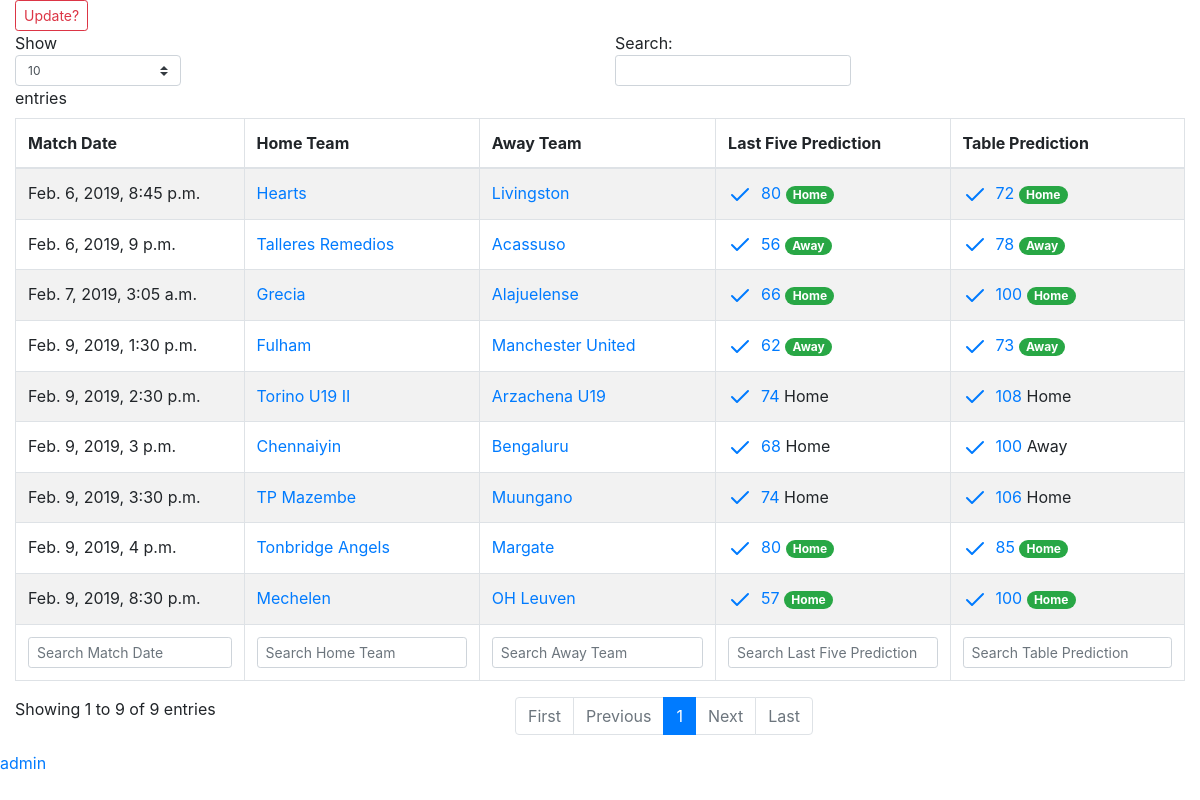
Page /home/ on the earlier database version.
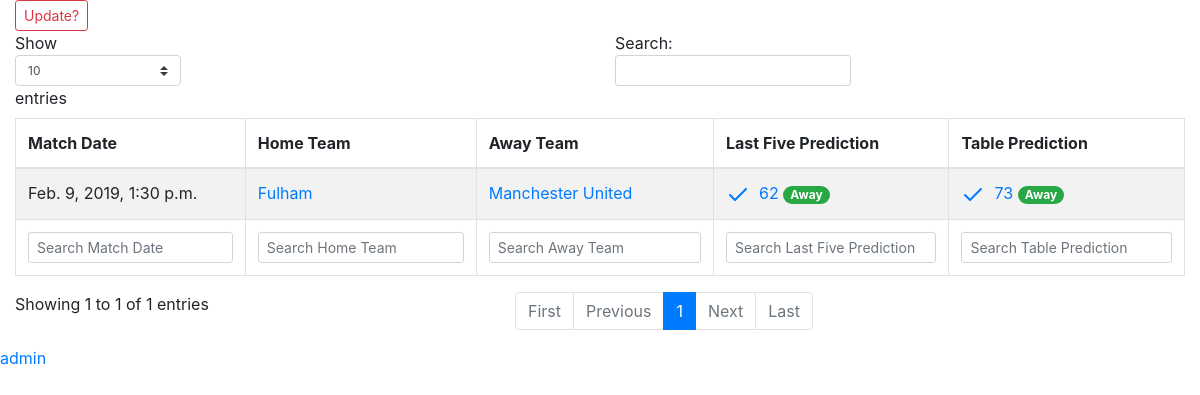
Same page on the later database version.
### home/models.py (models this page shows, shortened)
class Home(models.Model):
    match_date = models.DateTimeField(unique=True)
    home_team = models.CharField(max_length=120)
    away_team = models.CharField(max_length=120)
    soccerway_url = models.CharField(max_length=255,null=True,blank=True)
    betin_url = models.CharField(max_length=255,null=True,blank=True)
    table_score = models.IntegerField(default=0)
    p_table_score = models.CharField(max_length=50)
    last_five_score = models.IntegerField(default=0)
    p_last_five_score = models.CharField(max_length=50)
    timestamp = models.DateTimeField(auto_now_add=True)
    active = models.BooleanField(default=True)
    objects = HomeManager()
    class Meta:
        verbose_name_plural = "Home"

### home/views.py (the view)
# urls.py: path('', HomeListView.as_view(), name='index')
class HomeListView(ListView):
    template_name = 'home/index.html'
    def get_queryset(self,*args,**kwargs):
        return Home.objects.all()

### home/models.py (called while the page is built)
    def active(self):
        return self.filter(active=True)

    def get_queryset(self):
        return HomeQuerySet(self.model, using=self._db)

    def all(self):
        return self.get_queryset().active()

### home/templates/home/index.html (shortened to what this page needs)
{% extends 'base.html' %}
{% load static %}
{% block body %}
<form class="form" id="product-form-ajax" method="GET" action="{% url 'home_page:update' %}">
    {% csrf_token %}
    <button class="btn btn-sm btn-outline-danger" type="submit"> Update? </button>
</form>
<table id="example" class="table table-striped table-bordered" style="width:100%">
    <thead>
        <tr>
            <th>Match Date</th>
            <th>Home Team</th>
            <th>Away Team</th>
            <th>Last Five Prediction </th>
            <th>Table Prediction</th>
        </tr>
    </thead>
    <tbody>
        {% for obj in object_list %}
        <tr>
            <td>{{ obj.match_date }}</td>
            <td><a href='{% if obj.soccerway_url %}{{ obj.soccerway_url }}{% else %}#{% endif %}' target="_blank"> {{ obj.home_team }} </a></td>
            <td><a href='{% if obj.soccerway_url %}{{ obj.soccerway_url }}{% else %}#{% endif %}' target="_blank"> {{ obj.away_team }} </a></td>
            <td><a href='{% if obj.betin_url %}{{ obj.betin_url }}{% else %}#{% endif %}' target="_blank"> <i data-feather="check"></i>&nbsp; {{ obj.last_five_score }} </a><span class="{% if obj.betin_url %}badge badge-pill badge-success{% endif %}"> {{ obj.p_last_five_score }} </span></td>
            <td><a href='{% if obj.betin_url %}{{ obj.betin_url }}{% else %}#{% endif %}' target="_blank"> <i data-feather="check"></i>&nbsp; {{ obj.table_score }} </a><span class="{% if obj.betin_url %}badge badge-pill badge-success{% endif %}"> {{ obj.p_table_score }} </span></td>
        </tr>
        {% endfor %}
    </tbody>
    <tfoot>
        <tr>
            <th>Match Date</th>
            <th>Home Team</th>
            <th>Away Team</th>
            <th>Last Five Prediction </th>
            <th>Table Prediction</th>
        </tr>
    </tfoot>
</table>
{% endblock body %}

### templates/base.html (shortened to what this page needs)
{% load static %}
<!doctype html>
<html lang="en">
<head>
    {% include 'base/css.html' %}
</head>
<body>
    <div class="container-fluid">
        {% block body %}{% endblock body %}
    </div>
    <a href="/admin">admin</a>
</body>
</html>

### templates/base/css.html
{% load static %}
<link rel="stylesheet" href="https://stackpath.bootstrapcdn.com/font-awesome/4.7.0/css/font-awesome.min.css">
<link rel="stylesheet" href="https://stackpath.bootstrapcdn.com/bootstrap/4.1.3/css/bootstrap.min.css">
<link rel="stylesheet" href="https://maxcdn.bootstrapcdn.com/font-awesome/4.5.0/css/font-awesome.min.css">
<link rel="stylesheet" href="{% static 'css/style.css' %}">

### templates/base/js.html (shortened to what this page needs)
{% load static %}

Differences in the rows shown:
removed Home: match_date "Feb. 6, 2019, 8:45 p.m.", home_team "Hearts", away_team "Livingston", last_five_score "80", p_last_five_score "Home", table_score "72", p_table_score "Home"
removed Home: match_date "Feb. 6, 2019, 9 p.m.", home_team "Talleres Remedios", away_team "Acassuso", last_five_score "56", p_last_five_score "Away", table_score "78", p_table_score "Away"
removed Home: match_date "Feb. 9, 2019, 8:30 p.m.", home_team "Mechelen", away_team "OH Leuven", last_five_score "57", p_last_five_score "Home", table_score "100", p_table_score "Home"
removed Home: match_date "Feb. 9, 2019, 3:30 p.m.", home_team "TP Mazembe", away_team "Muungano", last_five_score "74", p_last_five_score "Home", table_score "106", p_table_score "Home"
removed Home: match_date "Feb. 7, 2019, 3:05 a.m.", home_team "Grecia", away_team "Alajuelense", last_five_score "66", p_last_five_score "Home", table_score "100", p_table_score "Home"
removed Home: match_date "Feb. 9, 2019, 4 p.m.", home_team "Tonbridge Angels", away_team "Margate", last_five_score "80", p_last_five_score "Home", table_score "85", p_table_score "Home"
removed Home: match_date "Feb. 9, 2019, 3 p.m.", home_team "Chennaiyin", away_team "Bengaluru", last_five_score "68", p_last_five_score "Home", table_score "100", p_table_score "Away"
removed Home: match_date "Feb. 9, 2019, 2:30 p.m.", home_team "Torino U19 II", away_team "Arzachena U19", last_five_score "74", p_last_five_score "Home", table_score "108", p_table_score "Home"
Other differences:
text written by a page script: "Show entries Search: Showing 1 to 9 of 9 entries First Previous 1 Next Last" → "Show entries Search: Showing 1 to 1 of 1 entries First Previous 1 Next Last"
